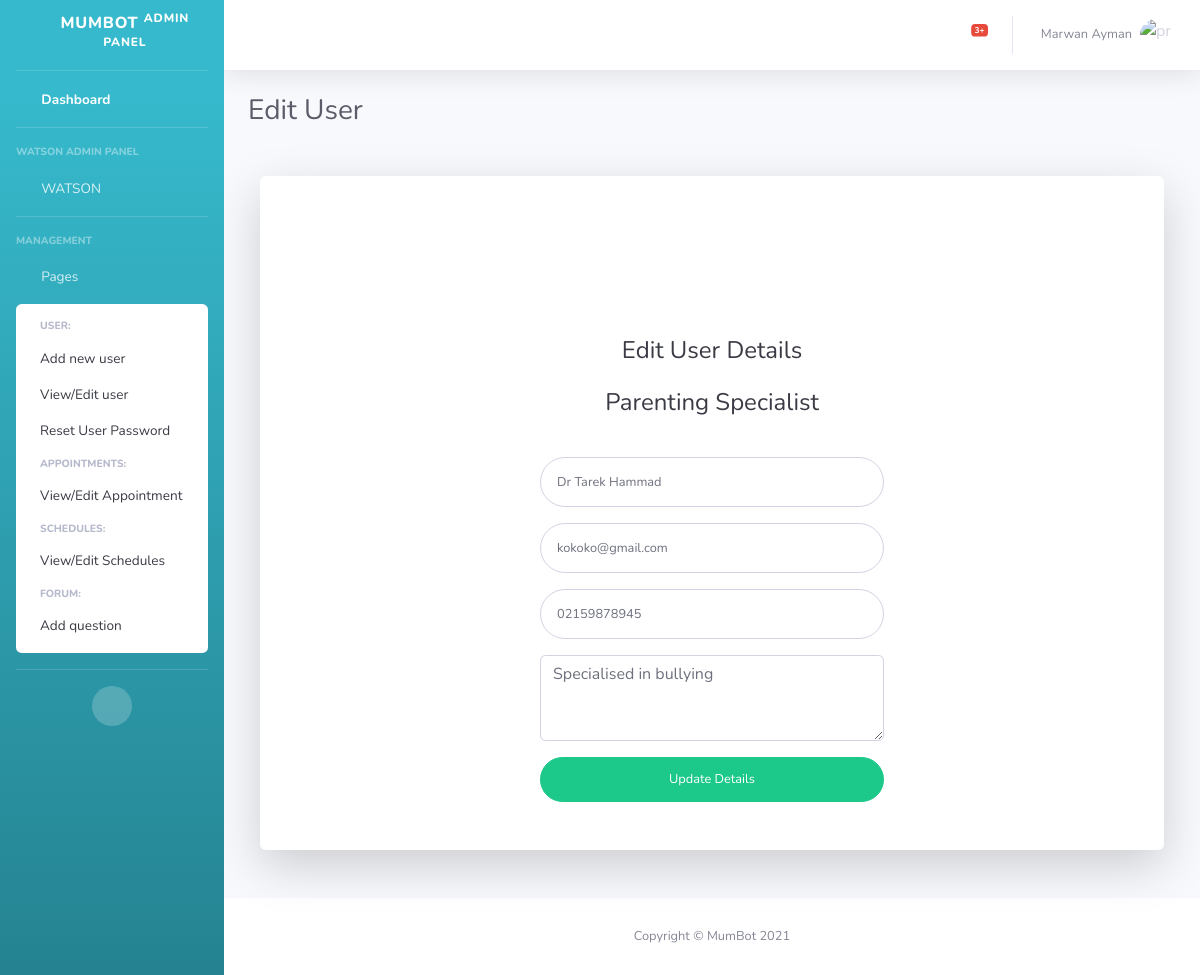
Screenshot of /grad/edituser/16/2/ with the database file from the repository.
### grad/models.py (models this page shows, shortened)
class User(models.Model):
    user_password = models.CharField(max_length=32)
    user_name = models.CharField(max_length=25)
    user_phone = models.CharField(max_length=15)
    user_email = models.EmailField(max_length=254)
    user_role = models.IntegerField()

class Specialist(User):
    active_status = models.BooleanField(default=0)
    specialist_brief = models.CharField(max_length=500)

### grad/views.py (the view)
# urls.py: path("edituser/<int:id>/<int:user_role>/", views.edituser, name="edituser"),
def edituser(request, id, user_role):
    if user_role == 2:
        return render(request, "grad/edituser.html", {
            "user": Specialist.objects.get(pk=id)
        })
    elif user_role == 3:
        return render(request, "grad/edituser.html", {
            "user": Parent.objects.get(pk=id)
        })
    else:
        pass

### grad/templates/grad/edituser.html (shortened to what this page needs)
<!DOCTYPE html>
<html lang="en">
<head>
    {% load static %}
    <link href="{% static 'grad/vendor/fontawesome-free/css/all.min.css' %}" rel="stylesheet" type="text/css">
    <link href="{% static 'grad/css/sb-admin-2.min.css' %}" rel="stylesheet">
</head>
<body id="page-top">
    <div id="wrapper">
        {% include "grad/sidebar.html" %}
        <div id="content-wrapper" class="d-flex flex-column">
            <div id="content">
                {% include "grad/navbar.html" %}
                <div class="container-fluid">
                    <div class="d-sm-flex align-items-center justify-content-between mb-4">
                        <h1 class="h3 mb-0 text-gray-800">Edit User</h1>
                    </div>
                    <div class="col-xl-12 col-lg-12 col-md-12">
                        <div class="card o-hidden border-0 shadow-lg my-5">
                            <div class="card-body p-0">
                                <div class="row">
                                    <div class="col-lg-3"></div>
                                    <div class="col-lg-6">
                                        <div class="p-5">
                                            <div class="text-center m-3"><i class="fas fa-fw fa-user-edit fa-5x"></i>
                                            </div>
                                            <div class="text-center">
                                                <h1 class="h4 text-gray-900 mb-4">Edit User Details</h1>
                                            </div>
                                            <form class="user" action="{% url 'updateuser' user.id user.user_role %}"
                                                method="post">
                                                <div class="form-group row">
                                                    <div class="offset-2 col-md-8 col-sm-6 mb-3 mb-sm-0 text-center">
                                                        {% if user.user_role == 2 %}
                                                        <h2 class="h4 text-gray-900 mb-4">Parenting Specialist</h2>
                                                        {% else %}
                                                        <h2 class="h4 text-gray-900 mb-4">Parent</h2>
                                                        {% endif %}
                                                    </div>
                                                </div>
                                                <div class="form-group row">
                                                    <div class="col-sm-12 mb-6 mb-sm-0">
                                                        <input type="text" class="form-control form-control-user"
                                                            id="exampleFirstName" placeholder="First Name"
                                                            name="user_name" value="{{user.user_name}}">
                                                    </div>
                                                </div>
                                                <div class="form-group">
                                                    <input type="email" class="form-control form-control-user"
                                                        id="exampleInputEmail" placeholder="Email Address"
                                                        name="user_email" value="{{user.user_email}}">
                                                </div>
                                                <div class="form-group">
                                                    <input type="tel" class="form-control form-control-user"
                                                        id="exampleInputTel" placeholder="Phone Number"
                                                        name="user_phone" value="{{user.user_phone}}">
                                                </div>
                                                <div class="form-group">
                                                    {% if user.user_role == 2 %}
                                                    <textarea
                                                        placeholder="Let parents know more about their parenting specialist by adding some personal information about him/her..."
                                                        class="col-sm-12 mb-6 mb-sm-0 form-control" rows="3"
                                                        name="user_brief">{{user.specialist_brief}}</textarea>
                                                    {% endif %}
                                                </div>
                                                <button type="submit" class="btn btn-user btn-block btn-success">Update
                                                    Details</button>
                                            </form>
                                        </div>
                                    </div>
                                </div>
                            </div>
                        </div>
                    </div>
                </div>
            </div>
            <footer class="sticky-footer bg-white">
                <div class="container my-auto">
                    <div class="copyright text-center my-auto">
                        <span>Copyright &copy; MumBot 2021</span>
                    </div>
                </div>
            </footer>
        </div>
    </div>
</body>
</html>

### rows the page displays
User: user_name "Dr Tarek Hammad", user_email "kokoko@gmail.com", user_phone "02159878945"
Specialist: user_brief "Specialised in bullying"
